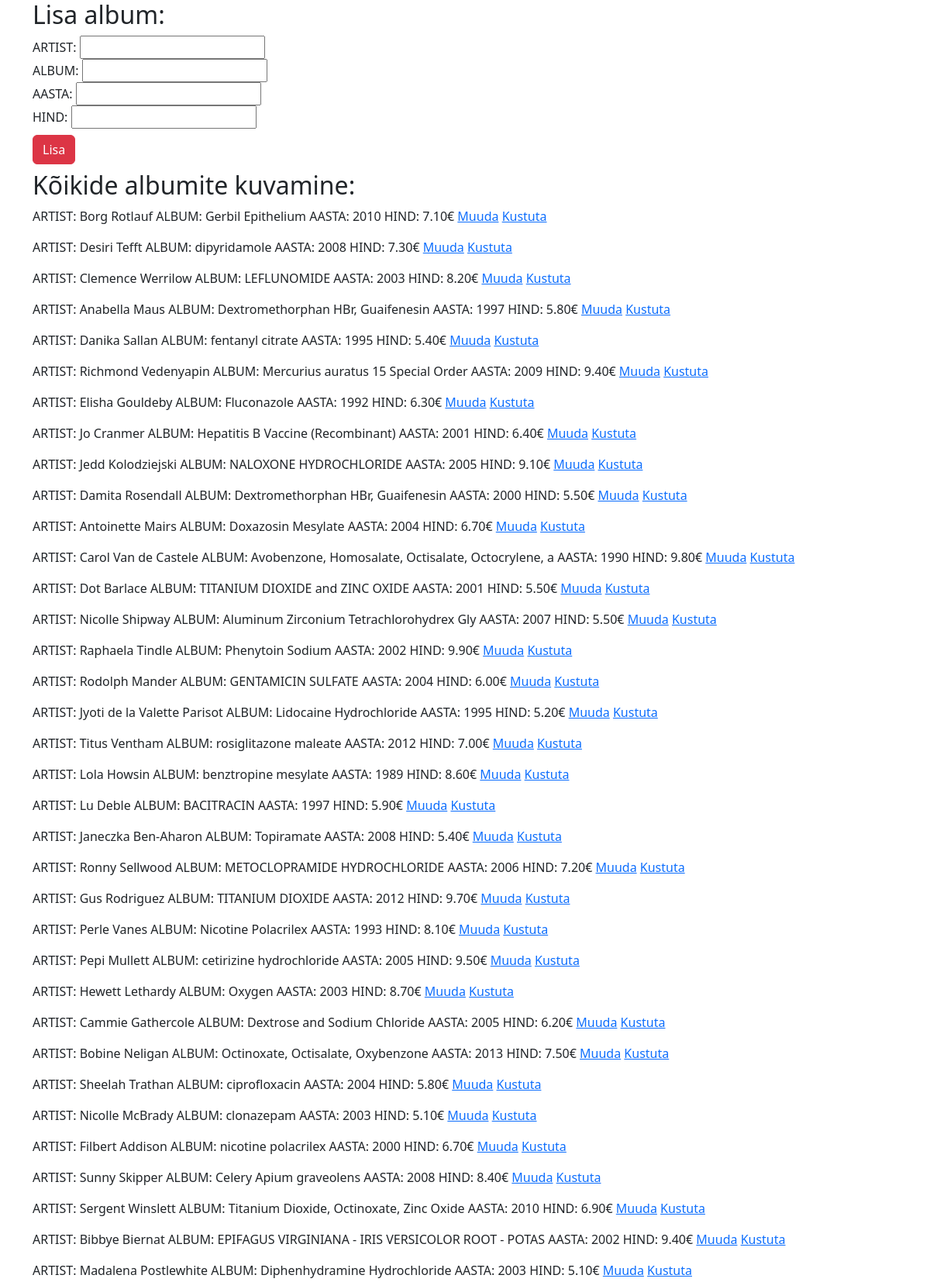
The page /h3.php (upper part) on the database its author committed.
### tables this page shows
CREATE TABLE `albumid1` (
  `id` int(11) NOT NULL,
  `artist` varchar(30) NOT NULL,
  `album` varchar(50) NOT NULL,
  `aasta` year(4) NOT NULL,
  `hind` decimal(10,2) NOT NULL
);

### h3.php (the view, shortened to what this page needs)
<?php include ("config.php"); ?>
<!DOCTYPE html>
<html lang="en">
<head>
    <link href="https://cdn.jsdelivr.net/npm/bootstrap@5.3.2/dist/css/bootstrap.min.css" rel="stylesheet">
</head>
    <body>
        <div class="container">
        <h2>Lisa album:</h2>
        <form action="#" method="get">
            <label for="artist">ARTIST:</label>
            <input type="text" name="artist" id="artist"><br>
            <label for="album">ALBUM:</label>
            <input type="text" name="album" id="album"><br>
            <label for="aasta">AASTA:</label>
            <input type="number" name="aasta" id="aasta"><br>
            <label for="hind">HIND:</label>
            <input type="number" name="hind" id="hind"><br>
            <input type="submit" class="btn btn-danger my-2" value="Lisa">
        </form>
                <?php
        $sql = "SELECT * FROM albumid1";
        $result = $yhendus->query($sql);
        if ($result->num_rows > 0) {
            echo "<h2>Kõikide albumite kuvamine:</h2>";
            while($row = $result->fetch_assoc()) {
                echo "<p>";
                echo "ARTIST: " . $row["artist"] . " ALBUM: " . $row["album"] . " AASTA: " . $row["aasta"] . " HIND: " . $row["hind"] . "€";
                echo " <a href='?action=muuda&id=" . $row["id"] . "'>Muuda</a>";
                echo " <a href='?action=kustuta&id=" . $row["id"] . "' onclick=\"return confirm('Oled sa selles kindel?');\">Kustuta</a>";
                echo "</p>";
            }
        }
        ?>
        </div>
    </body>
</html>

### rows shown on the page
albumid1: artist "Borg Rotlauf", album "Gerbil Epithelium", aasta "2010", hind "7.10"
albumid1: artist "Desiri Tefft", album "dipyridamole", aasta "2008", hind "7.30"
albumid1: artist "Clemence Werrilow", album "LEFLUNOMIDE", aasta "2003", hind "8.20"
albumid1: artist "Anabella Maus", album "Dextromethorphan HBr, Guaifenesin", aasta "1997", hind "5.80"
albumid1: artist "Danika Sallan", album "fentanyl citrate", aasta "1995", hind "5.40"
albumid1: artist "Richmond Vedenyapin", album "Mercurius auratus 15 Special Order", aasta "2009", hind "9.40"
albumid1: artist "Elisha Gouldeby", album "Fluconazole", aasta "1992", hind "6.30"
albumid1: artist "Jo Cranmer", album "Hepatitis B Vaccine (Recombinant)", aasta "2001", hind "6.40"
albumid1: artist "Jedd Kolodziejski", album "NALOXONE HYDROCHLORIDE", aasta "2005", hind "9.10"
albumid1: artist "Damita Rosendall", album "Dextromethorphan HBr, Guaifenesin", aasta "2000", hind "5.50"
albumid1: artist "Antoinette Mairs", album "Doxazosin Mesylate", aasta "2004", hind "6.70"
albumid1: artist "Carol Van de Castele", album "Avobenzone, Homosalate, Octisalate, Octocrylene, a", aasta "1990", hind "9.80"
albumid1: artist "Dot Barlace", album "TITANIUM DIOXIDE and ZINC OXIDE", aasta "2001", hind "5.50"
albumid1: artist "Nicolle Shipway", album "Aluminum Zirconium Tetrachlorohydrex Gly", aasta "2007", hind "5.50"
albumid1: artist "Raphaela Tindle", album "Phenytoin Sodium", aasta "2002", hind "9.90"
albumid1: artist "Rodolph Mander", album "GENTAMICIN SULFATE", aasta "2004", hind "6.00"
albumid1: artist "Jyoti de la Valette Parisot", album "Lidocaine Hydrochloride", aasta "1995", hind "5.20"
albumid1: artist "Titus Ventham", album "rosiglitazone maleate", aasta "2012", hind "7.00"
albumid1: artist "Lola Howsin", album "benztropine mesylate", aasta "1989", hind "8.60"
albumid1: artist "Lu Deble", album "BACITRACIN", aasta "1997", hind "5.90"
albumid1: artist "Janeczka Ben-Aharon", album "Topiramate", aasta "2008", hind "5.40"
albumid1: artist "Ronny Sellwood", album "METOCLOPRAMIDE HYDROCHLORIDE", aasta "2006", hind "7.20"
albumid1: artist "Gus Rodriguez", album "TITANIUM DIOXIDE", aasta "2012", hind "9.70"
albumid1: artist "Perle Vanes", album "Nicotine Polacrilex", aasta "1993", hind "8.10"
albumid1: artist "Pepi Mullett", album "cetirizine hydrochloride", aasta "2005", hind "9.50"
albumid1: artist "Hewett Lethardy", album "Oxygen", aasta "2003", hind "8.70"
albumid1: artist "Cammie Gathercole", album "Dextrose and Sodium Chloride", aasta "2005", hind "6.20"
albumid1: artist "Bobine Neligan", album "Octinoxate, Octisalate, Oxybenzone", aasta "2013", hind "7.50"
albumid1: artist "Sheelah Trathan", album "ciprofloxacin", aasta "2004", hind "5.80"
albumid1: artist "Nicolle McBrady", album "clonazepam", aasta "2003", hind "5.10"
albumid1: artist "Filbert Addison", album "nicotine polacrilex", aasta "2000", hind "6.70"
albumid1: artist "Sunny Skipper", album "Celery Apium graveolens", aasta "2008", hind "8.40"
albumid1: artist "Sergent Winslett", album "Titanium Dioxide, Octinoxate, Zinc Oxide", aasta "2010", hind "6.90"
albumid1: artist "Bibbye Biernat", album "EPIFAGUS VIRGINIANA - IRIS VERSICOLOR ROOT - POTAS", aasta "2002", hind "9.40"
albumid1: artist "Madalena Postlewhite", album "Diphenhydramine Hydrochloride", aasta "2003", hind "5.10"
